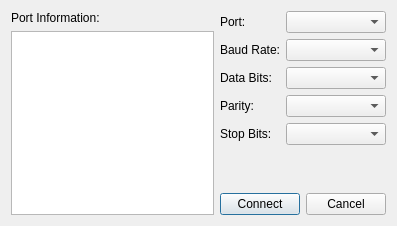
<?xml version="1.0" encoding="UTF-8"?>
<ui version="4.0">
 <class>Dialog</class>
 <widget class="QDialog" name="Dialog">
  <property name="geometry">
   <rect>
    <x>0</x>
    <y>0</y>
    <width>397</width>
    <height>226</height>
   </rect>
  </property>
  <property name="windowTitle">
   <string>Dialog</string>
  </property>
  <layout class="QHBoxLayout" name="horizontalLayout_2">
   <item>
    <layout class="QVBoxLayout" name="verticalLayout_2">
     <item>
      <widget class="QLabel" name="label_portinformation">
       <property name="text">
        <string>Port Information:</string>
       </property>
      </widget>
     </item>
     <item>
      <widget class="QPlainTextEdit" name="plainTextEdit"/>
     </item>
    </layout>
   </item>
   <item>
    <layout class="QVBoxLayout" name="verticalLayout">
     <item>
      <layout class="QFormLayout" name="formLayout">
       <item row="0" column="0">
        <widget class="QLabel" name="label_port">
         <property name="text">
          <string>Port:</string>
         </property>
        </widget>
       </item>
       <item row="0" column="1">
        <widget class="QComboBox" name="comboBox_port"/>
       </item>
       <item row="6" column="0">
        <widget class="QLabel" name="label_parity">
         <property name="text">
          <string>Parity:</string>
         </property>
        </widget>
       </item>
       <item row="2" column="1">
        <widget class="QComboBox" name="comboBox_baudrate"/>
       </item>
       <item row="4" column="1">
        <widget class="QComboBox" name="comboBox_databits"/>
       </item>
       <item row="2" column="0">
        <widget class="QLabel" name="label_baudrate">
         <property name="text">
          <string>Baud Rate:</string>
         </property>
        </widget>
       </item>
       <item row="4" column="0">
        <widget class="QLabel" name="label_databits">
         <property name="text">
          <string>Data Bits:</string>
         </property>
        </widget>
       </item>
       <item row="8" column="1">
        <widget class="QComboBox" name="comboBox_stopbits"/>
       </item>
       <item row="8" column="0">
        <widget class="QLabel" name="label_stopbits">
         <property name="text">
          <string>Stop Bits:</string>
         </property>
        </widget>
       </item>
       <item row="6" column="1">
        <widget class="QComboBox" name="comboBox_parity"/>
       </item>
      </layout>
     </item>
     <item>
      <layout class="QHBoxLayout" name="horizontalLayout">
       <item>
        <widget class="QPushButton" name="pushButton_connect">
         <property name="text">
          <string>Connect</string>
         </property>
        </widget>
       </item>
       <item>
        <widget class="QPushButton" name="pushButton_cancel">
         <property name="text">
          <string>Cancel</string>
         </property>
        </widget>
       </item>
      </layout>
     </item>
    </layout>
   </item>
  </layout>
 </widget>
 <resources/>
 <connections/>
</ui>
